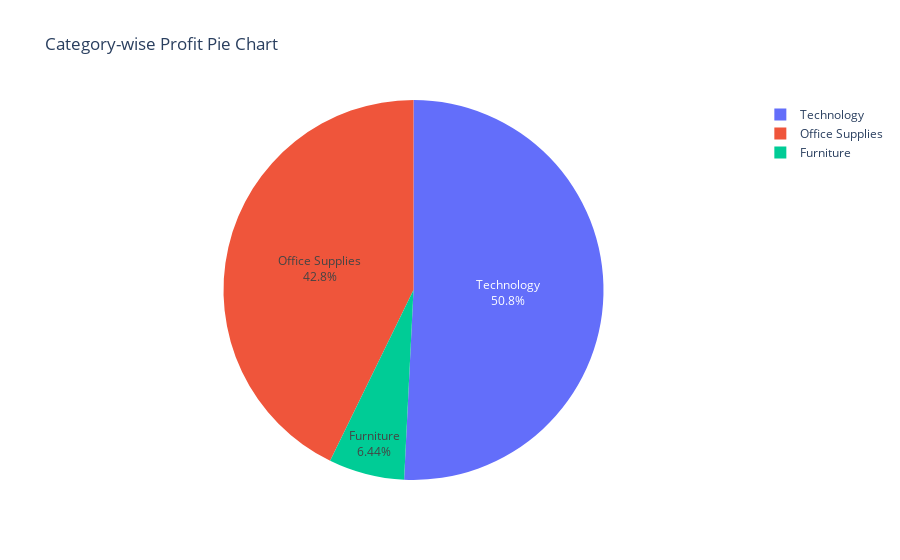

Write notebook code for a chart like this one.
### Code cell
profit_by_category=df.groupby('Category')['Profit'].sum().reset_index()
fig=px.pie(profit_by_category,names='Category',values='Profit',title='Category-wise Profit Pie Chart')
fig.update_traces(textposition='inside',textinfo='percent+label')
fig.show()

### Figure 1 — Plotly figure (JSON) as saved in the notebook; plotly's stock layout.template omitted (floating-point values rounded to 4 significant figures)
{"data": [{"domain": {"x": [0, 1], "y": [0, 1]}, "hovertemplate": "Category=%{label}<br>Profit=%{value}<extra></extra>", "labels": ["Furniture", "Office Supplies", "Technology"], "legendgroup": "", "name": "", "showlegend": true, "textinfo": "percent+label", "textposition": "inside", "type": "pie", "values": [18450.0, 122500.0, 145500.0]}], "layout": {"autosize": true, "legend": {"tracegroupgap": 0}, "title": {"text": "Category-wise Profit Pie Chart"}}}
